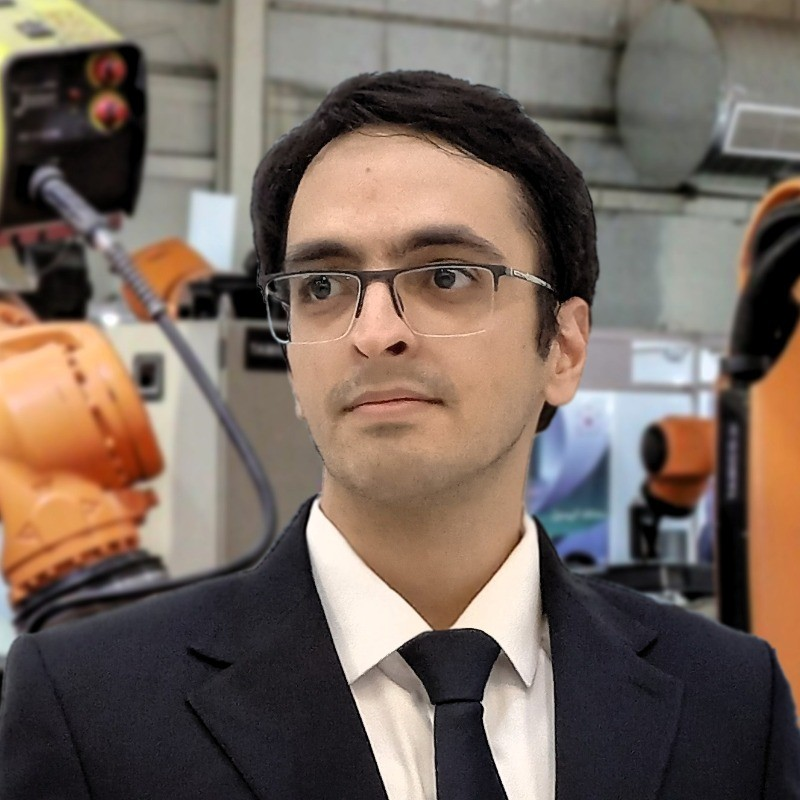
#> input picture Convolutional_Filters_Edge_Detection/1710797239367.jpeg, 800 x 800 px
$ jupyter execute 4_Haar_Cascade_Face_Detection.ipynb
#> lines starting #> are read from the running program, lines starting #| are printed output that depends on the picture; after the words box and inside, x2 and y2 are one past the last pixel; in counts of white or black regions, pixels touching at a corner belong together
# Face detection using Haar Cascade

## Libraries

[cell 1]
import numpy as np
import matplotlib.pyplot as plt
import matplotlib.image as mpimg
import cv2
import os

# Read image

[cell 2]
rgb = mpimg.imread("1710797239367.jpeg")
#> rgb is the input picture: shape (800, 800, 3); mean R, G, B 116.9, 101.8, 92.3
gray = cv2.cvtColor(rgb, cv2.COLOR_RGB2GRAY)
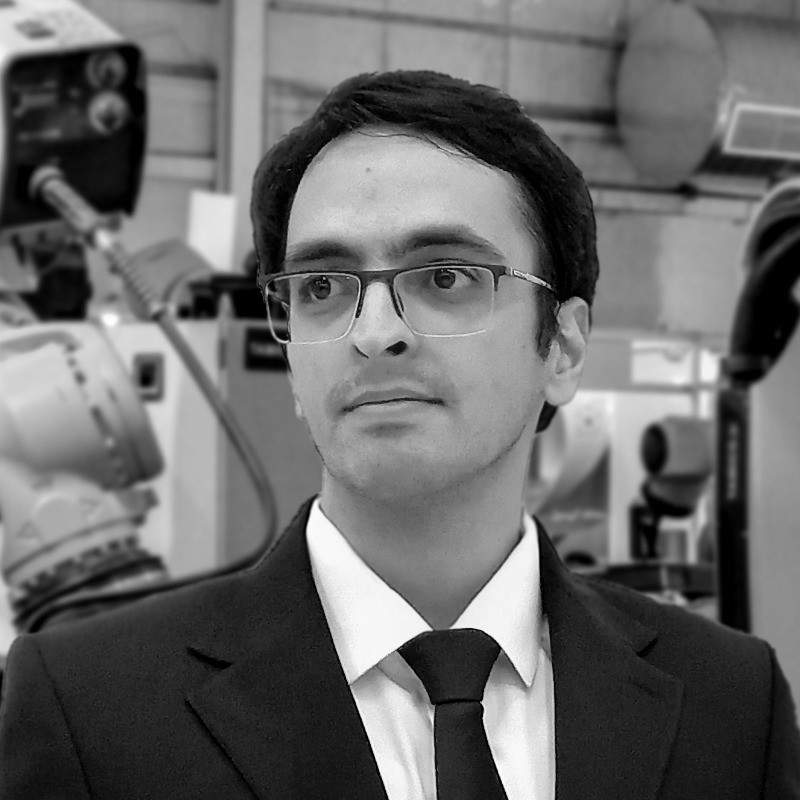
#> gray: shape (800, 800); min 0, max 255, mean 105.3
plt.imshow(gray, cmap= "gray")

# Face detection

[cell 3]
#import classifier
dir = os.path.join("detector_architectures","haarcascade_frontalface_default.xml")
classifier = cv2.CascadeClassifier(dir)
face = classifier.detectMultiScale( gray,1.3 ,3 ) #(image, scaleFactor, minNeighbors)
#> face = [[228, 149, 335, 335]]
len(face)
rgb_cp = np.copy(rgb)
for fa in face:
    # fa = x,y , width, height
    cv2.rectangle(rgb_cp, (fa[0],fa[1]), (fa[0]+fa[2],fa[1]+fa[3]), (255,0,0), 4 )
#> this loop made 1 pass
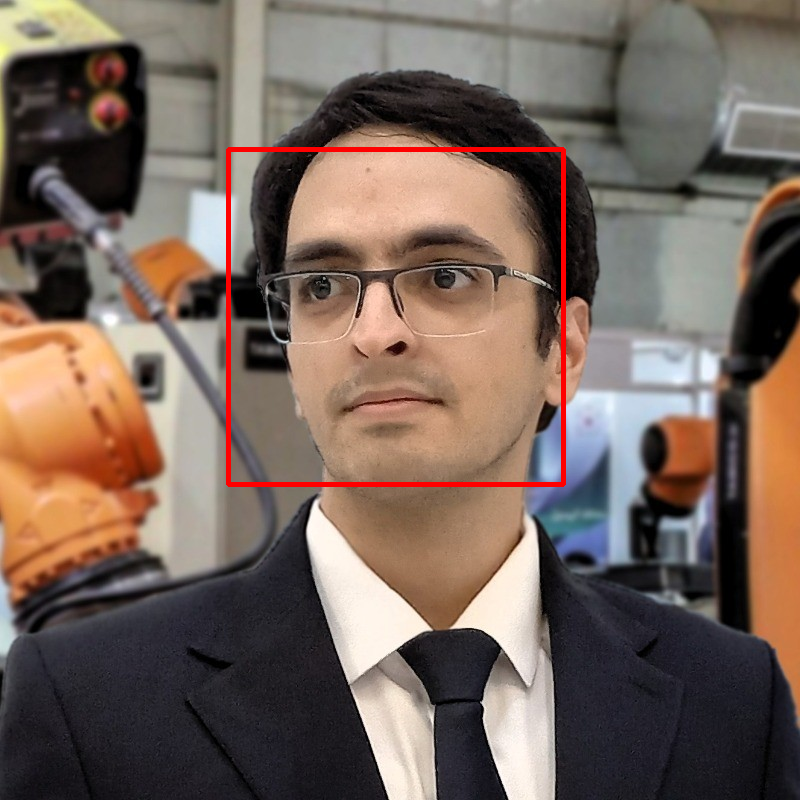
#> rgb_cp: shape (800, 800, 3); 1.04% of pixels changed, all inside (x1, y1, x2, y2) = (226, 147, 566, 487)
plt.imshow(rgb_cp)

$ run again, with Convolutional_Filters_Edge_Detection/birds.jpg copied over Convolutional_Filters_Edge_Detection/1710797239367.jpeg
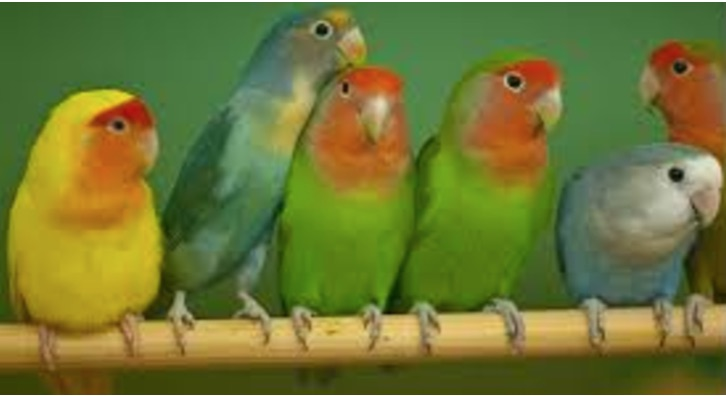
#> input picture Convolutional_Filters_Edge_Detection/birds.jpg, 726 x 396 px
#> rgb is the input picture: shape (396, 726, 3); mean R, G, B 111.1, 118.2, 52.2
#> `gray = cv2.cvtColor(rgb, cv2.COLOR_RGB2GRAY)`:
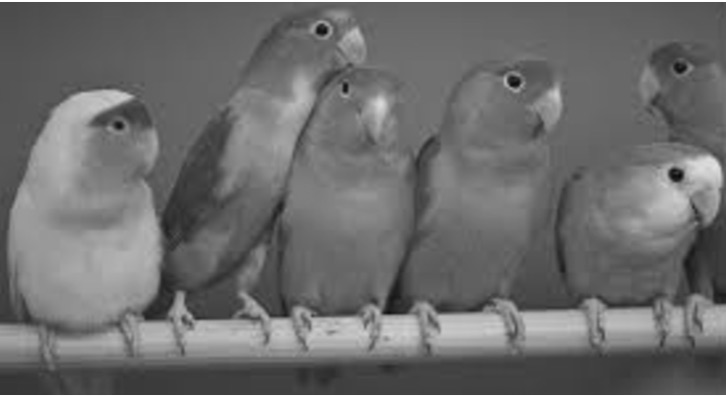
#> gray: shape (396, 726); min 8, max 255, mean 108.6
#> face = ()
